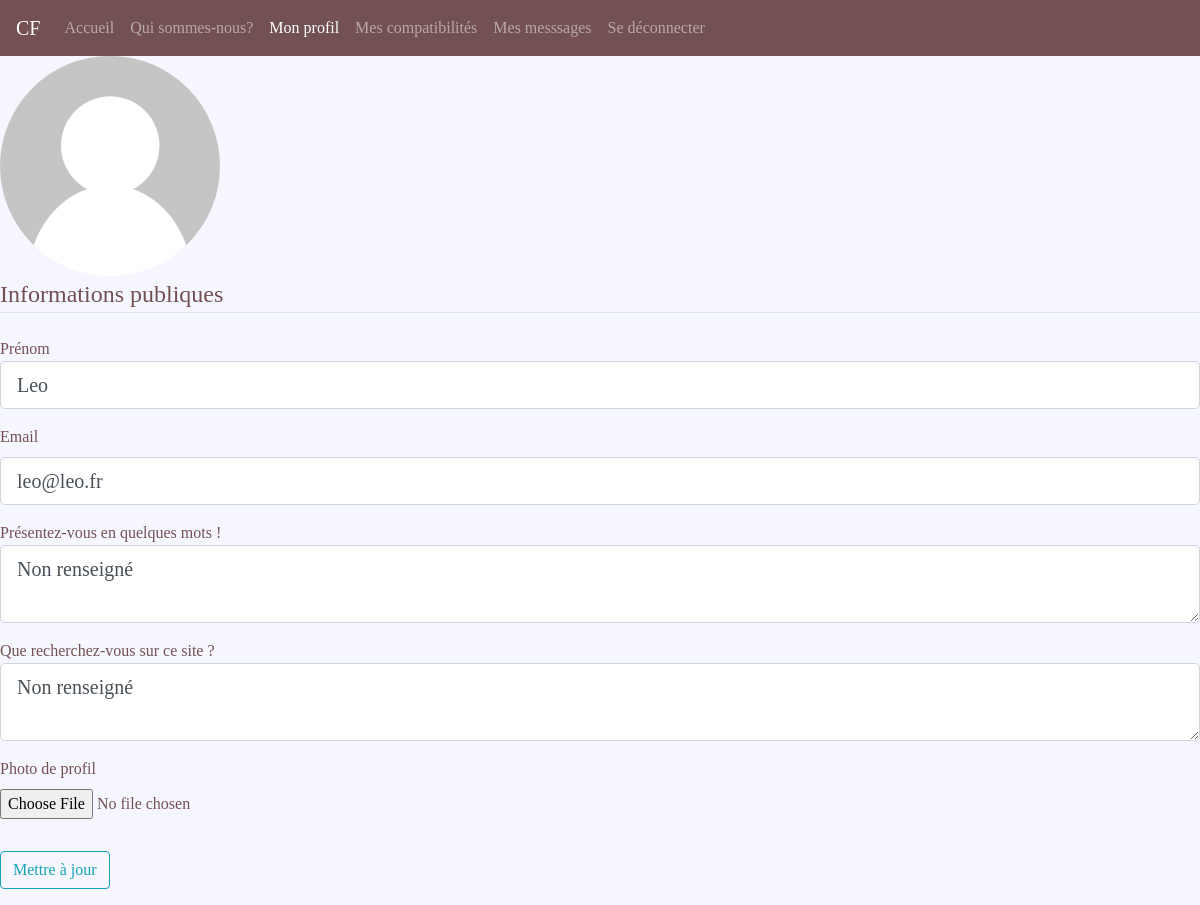
The app's page /modifprofil (signed in) with its own data.
### models.py (models this page shows, shortened)
class users(db.Model):
  __tablename__='users'
  __bind_key__ = 'users'
  _id = db.Column("id",db.Integer,primary_key=True)
  firstname = db.Column(db.String(100))
  lastname = db.Column(db.String(100))
  email = db.Column(db.String(120), unique=True)
  gender=db.Column(db.Integer) #=1 if man et 2 if woman
  man=db.Column(db.Integer)
  woman=db.Column(db.Integer)
  region=db.Column(db.Integer)
  same_region=db.Column(db.Integer)
  pwdhash = db.Column(db.String(54))
  image_file = db.Column(db.String(20), nullable=False, default='..\profile_pics\default.jpg')
  description = db.Column(db.String(200),default="Non renseigné")
  recherche=db.Column(db.String(200),default="Non renseigné")
  messages_sent = db.relationship('Message',foreign_keys='Message.sender_id',backref='author', lazy='dynamic')
  messages_received = db.relationship('Message',foreign_keys='Message.recipient_id',backref='recipient', lazy='dynamic')

### routes.py (the view)
@app.route("/modifprofil", methods=['GET', 'POST'])
def modifprofil():
    if 'email' in session:
          user = users.query.filter_by(email = session['email']).first()
          form = UpdateAccountForm()
          if form.validate_on_submit():
              if form.picture.data:
                  picture_file = save_picture(form.picture.data)
                  user.image_file = picture_file
              user.description=form.description.data
              if form.recherche.data:
                  user.recherche=form.recherche.data
              user.firstname = form.firstname.data
              user.email = form.email.data
              db.session.commit()
              flash('Tes informations ont été mises à jour!', 'success')
              return redirect(url_for('profile'))
          elif request.method == 'GET':
              form.firstname.data = user.firstname
              form.email.data = user.email
              form.description.data=user.description
              form.recherche.data=user.recherche
          image_file = url_for('static', filename='profile_pics/' + user.image_file)
          return render_template('modifprofil.html', title='modifprofil',
                                  image_file=image_file, form=form)
    else:
        return redirect(url_for('signin'))

### models.py
class UpdateAccountForm(Form):
    firstname = StringField('Prénom',
                           validators=[DataRequired(), Length(min=2, max=20)])
    email = StringField('Email',
                        validators=[DataRequired(), Email()])
    picture = FileField('Photo de profil', validators=[FileAllowed(['jpg', 'png','jpeg'])])
    submit = SubmitField('Mettre à jour')
    description = TextAreaField('Description')
    recherche = TextAreaField('Recherche')

### templates/modifprofil.html (shortened to what this page needs)
<!DOCTYPE html>
<html>
<head>
<link
rel="stylesheet"
href="https://stackpath.bootstrapcdn.com/bootstrap/4.4.1/css/bootstrap.min.css"
integrity="sha384-Vkoo8x4CGsO3+Hhxv8T/Q5PaXtkKtu6ug5TOeNV6gBiFeWPGFN9MuhOf23Q9Ifjh"
crossorigin="anonymous"
>
    <link rel="stylesheet" type="text/css" media="screen" href=../static/styles/base.css>
</head>
<header>
     <div class="container-fluid">
      <div class="row">
        <nav class="col navbar navbar-expand-lg navbar-dark">
          <a class="navbar-brand">CF</a>
          <div id="navbarContent" class="collapse navbar-collapse">
            <ul class="navbar-nav">
              <li class="nav-item">
                <a class="nav-link" href="">Accueil</a>
              </li>
              <li class="nav-item">
                <a class="nav-link" href="#">Qui sommes-nous?</a>
              </li>
                 <li class="nav-item active">
                <a class="nav-link" href="#">Mon profil</a>
              </li>
                 <li class="nav-item">
                <a class="nav-link" href="{{url_for('compa')}}">Mes compatibilités</a>
              </li>
                 <li class="nav-item">
                <a class="nav-link" href="{{url_for('messages')}}">Mes messsages</a>
              </li>
              <li class="nav-item">
                <a class="nav-link" href="{{ url_for('signout') }}">Se déconnecter</a>
              </li>
            </ul>
          </div>
        </nav>
      </div>
    </div>
</header>
<body>
    <div class="content-section">
      <div class="media">
        <img class="rounded-circle account-img" src="{{ image_file }}">
      </div>
        <form method="POST" action="" enctype="multipart/form-data">
            <fieldset class="form-group">
                <legend class="border-bottom mb-4"> Informations publiques</legend>
                <div class="form-group">
                    Prénom
                    {% if form.firstname.errors %}
                        {{ form.firstname(class="form-control form-control-lg is-invalid") }}
                        <div class="invalid-feedback">
                            {% for error in form.firstname.errors %}
                                <span>{{ error }}</span>
                            {% endfor %}
                        </div>
                    {% else %}
                        {{ form.firstname(class="form-control form-control-lg") }}
                    {% endif %}
                </div>
                <div class="form-group">
                    {{ form.email.label(class="form-control-label") }}
                    {% if form.email.errors %}
                        {{ form.email(class="form-control form-control-lg is-invalid") }}
                        <div class="invalid-feedback">
                            {% for error in form.email.errors %}
                                <span>{{ error }}</span>
                            {% endfor %}
                        </div>
                    {% else %}
                        {{ form.email(class="form-control form-control-lg") }}
                    {% endif %}
                </div>
                <div class="form-group">
                    Présentez-vous en quelques mots ! <br>
                    {{form.description(class="form-control form-control-lg")}}
                </div>
                <div class="form-group">
                    Que recherchez-vous sur ce site ? <br>
                    {{form.recherche(class="form-control form-control-lg")}}
                </div>
                <div class="form-group">
                    {{ form.picture.label() }}
                    {{ form.picture(class="form-control-file") }}
                </div>
            </fieldset>
            <div class="form-group">
                {{ form.submit(class="btn btn-outline-info") }}
            </div>
        </form>
    </div>
</body>
</html>

### static/styles/base.css (style rules this page uses)
body { font-family: "Apple Chancery, cursive"; color:#735153; background-color: rgba(211,211,256,0.2); }
.navbar { background-color:#735153; }

### records on screen
users: firstname "Leo", email "leo@leo.fr", description "Non renseigné", recherche "Non renseigné"
